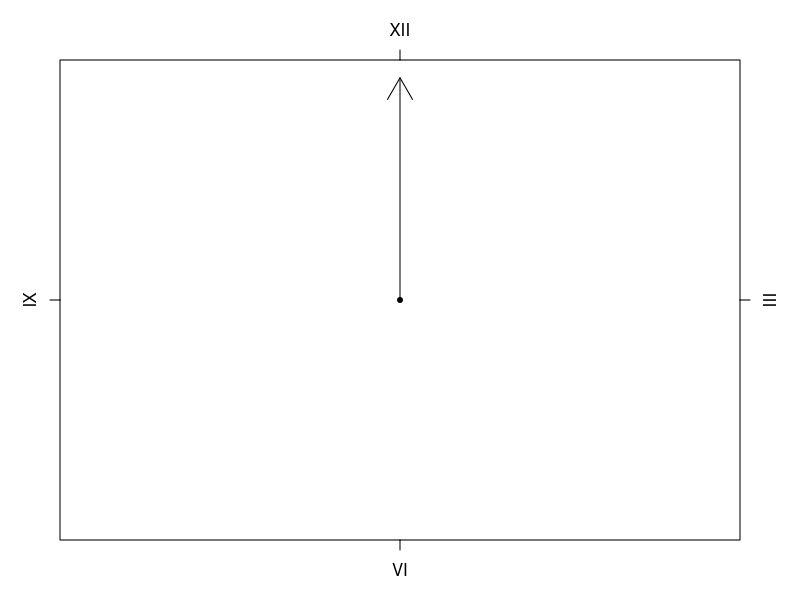
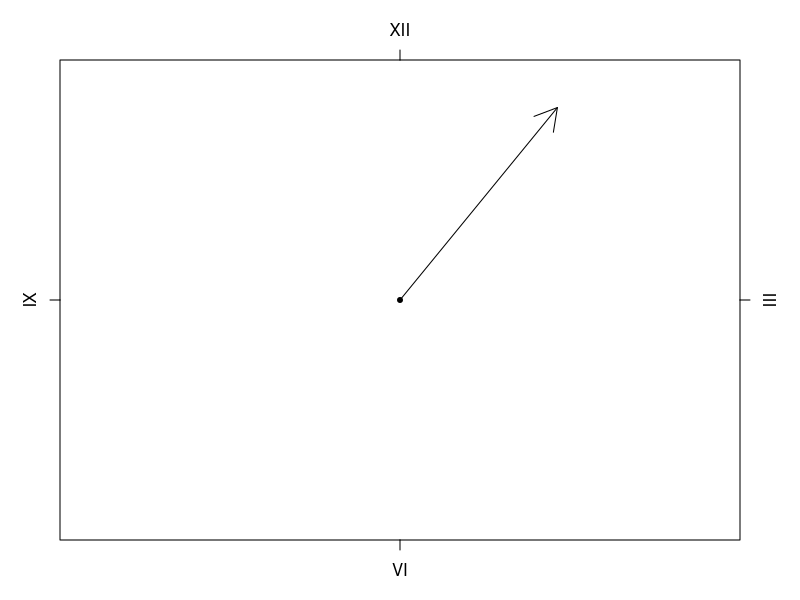
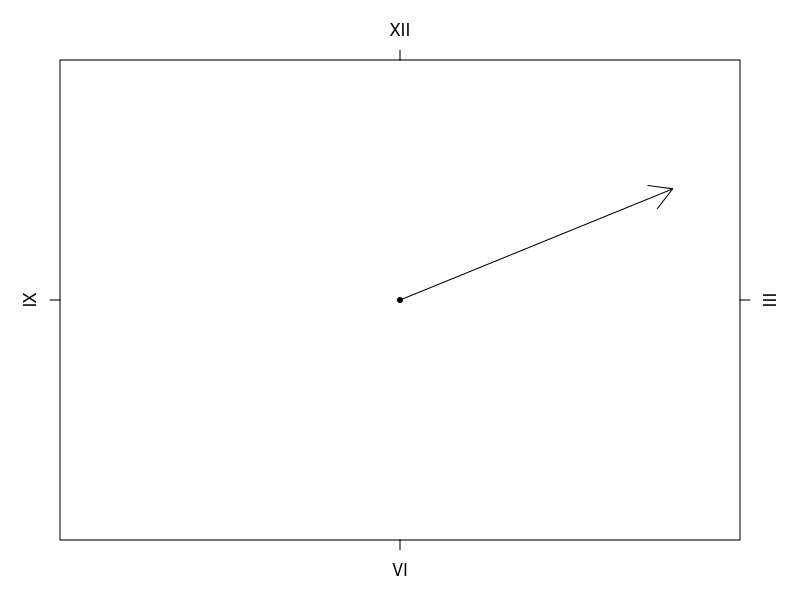
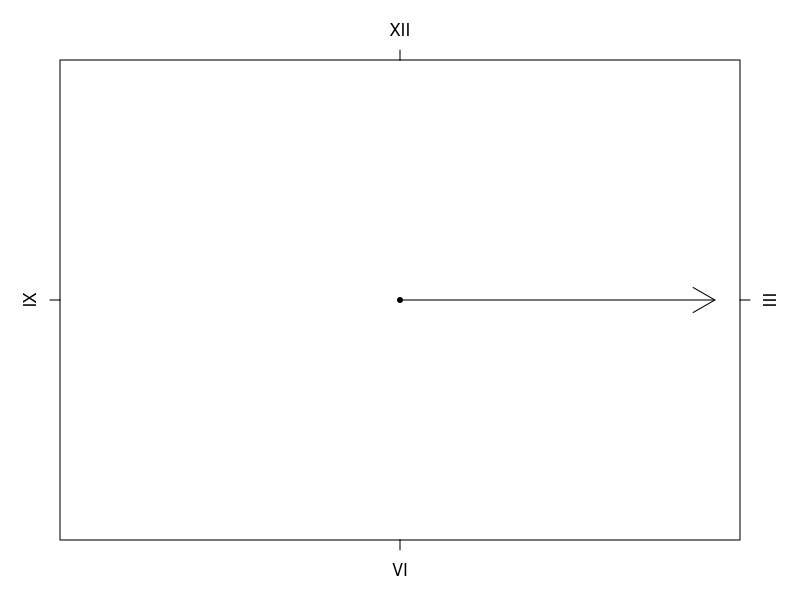
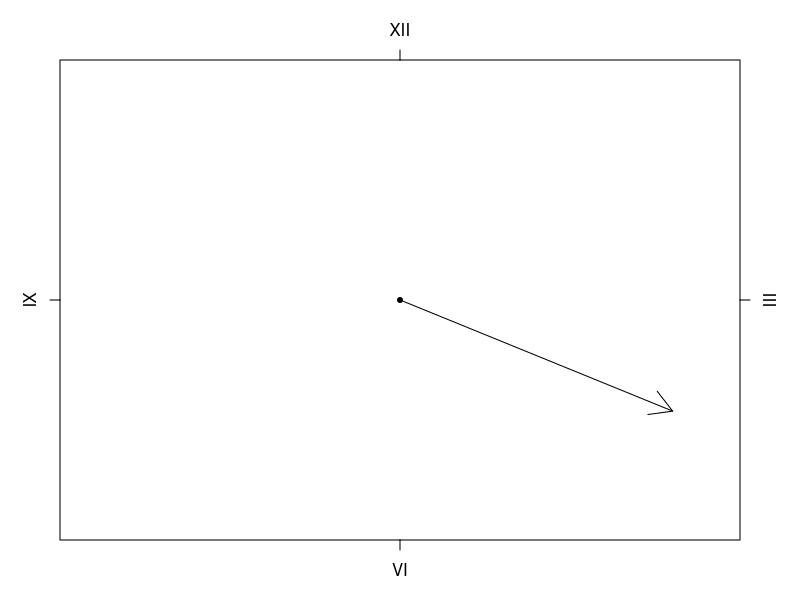
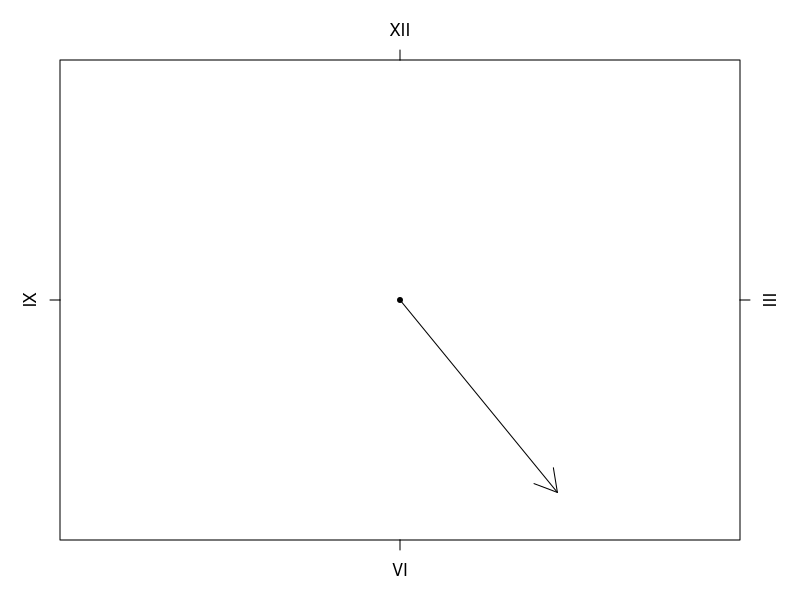
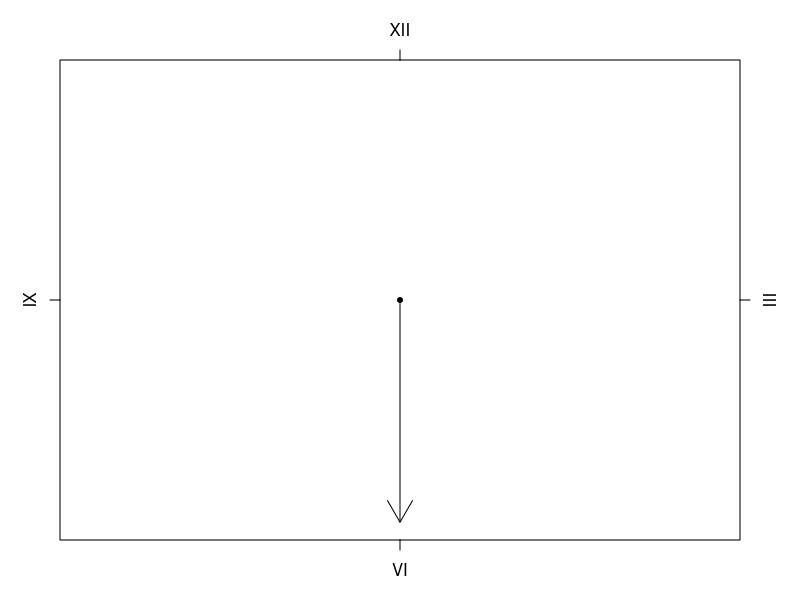
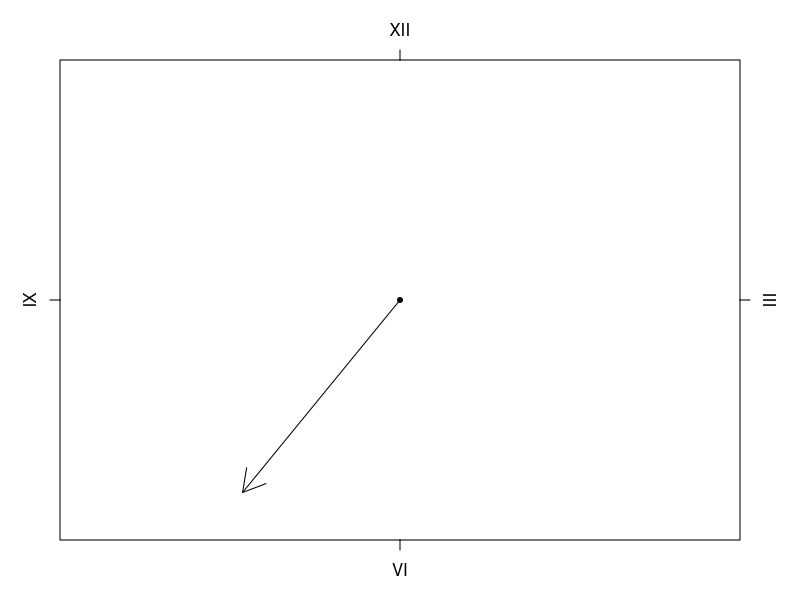

R code for these plots, in order:
## ---- chunk 1
knitr::opts_chunk$set(echo = TRUE)
## ---- chunk 2
par(mar = rep(3, 4))
for (i in seq(pi/2, -4/3 * pi, length = 12)) {
    plot(0, 0, pch = 20, ann = FALSE, axes = FALSE)
    arrows(0, 0, cos(i), sin(i))
    axis(1, 0, "VI"); axis(2, 0, "IX")
    axis(3, 0, "XII"); axis(4, 0, "III"); box()
}
